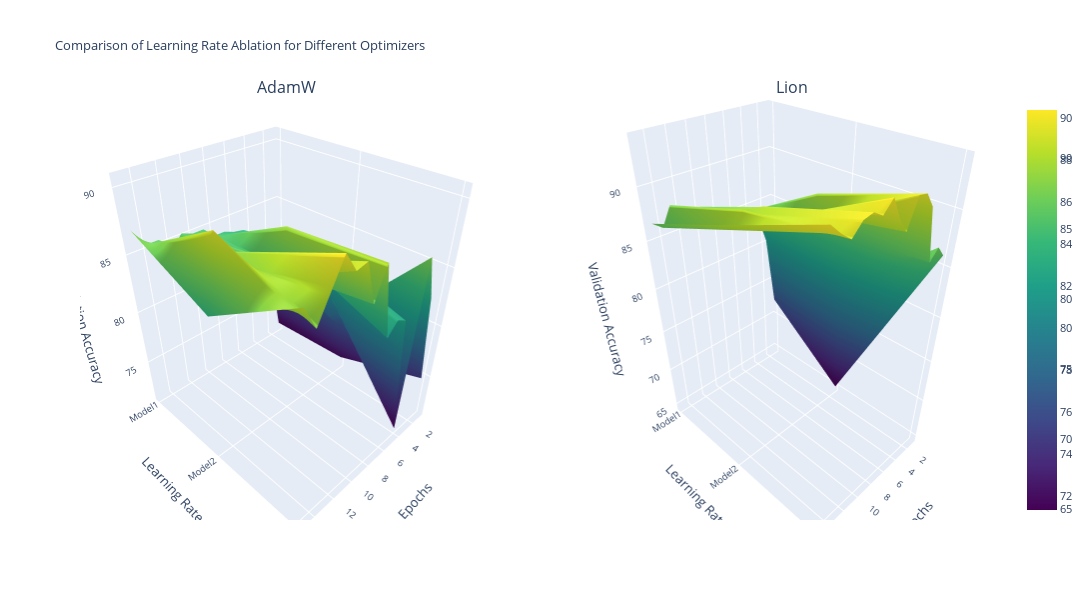

Write notebook code for a chart like this one.
### Code cell
import json
import numpy as np
import plotly.graph_objs as go
from plotly.subplots import make_subplots

file_names = [
    "adamW_modelArchirecture_ablation_valid_accuracy.json",
    "lion_modelArchirecture_ablation_valid_accuracy.json",
]
# Create a subplot with 1 row and 2 columns
fig = make_subplots(rows=1, cols=2, subplot_titles=["AdamW", "Lion"], 
                    specs=[[{'type': 'surface'}, {'type': 'surface'}]])

for index, file_name in enumerate(file_names[:2]):  # Take the first two files for demonstration
    with open(file_name, 'r') as file:
        data = json.load(file)

    title_info = file_name.split("_")
    optimizer = title_info[0]
    metric = title_info[-2]

    accuracy_data = np.array([values for lr, values in data.items()])
    epochs = np.arange(1, len(accuracy_data[0]) + 1)
    learning_rates = np.array([str(lr) for lr in data.keys()])

    trace = go.Surface(x=epochs, y=learning_rates, z=accuracy_data, colorscale='Viridis')

    # Add trace to subplot
    fig.add_trace(trace, row=1, col=index + 1)  # Add to the appropriate subplot

# Update layout for each subplot if needed
font_size = 10.5
fig.update_layout(
    title='Comparison of Learning Rate Ablation for Different Optimizers',
    titlefont=dict(size=font_size + 2),
    font=dict(size=font_size),
    height=600,  # You may need to adjust the height and width to fit all plots comfortably
    width=1300,
    scene=dict(
        xaxis_title='Epochs',
        yaxis_title='Learning Rate',
        zaxis_title='Validation Accuracy'
    ),
    scene2=dict(
        xaxis_title='Epochs',
        yaxis_title='Learning Rate',
        zaxis_title='Validation Accuracy'
    )
)

# Display the interactive plot
fig.show()

### Figure 1 — Plotly figure (JSON) as saved in the notebook; plotly's stock layout.template omitted (floating-point values rounded to 4 significant figures)
{"data": [{"colorscale": [[0, "#440154"], [0.1111, "#482878"], [0.2222, "#3e4989"], [0.3333, "#31688e"], [0.4444, "#26828e"], [0.5556, "#1f9e89"], [0.6667, "#35b779"], [0.7778, "#6ece58"], [0.8889, "#b5de2b"], [1, "#fde725"]], "scene": "scene", "type": "surface", "x": [1, 2, 3, 4, 5, 6, 7, 8, 9, 10, 11, 12, 13, 14, 15], "y": ["Model1", "Model2", "Model3"], "z": [[71.69, 78.4, 81.13, 82.58, 83.48, 83.67, 84.03, 84.03, 84.94, 84.94, 85.3, 84.39, 85.48, 85.48, 86.93], [72.05, 76.59, 77.68, 81.67, 84.94, 85.48, 85.12, 87.66, 84.75, 86.03, 84.94, 87.3, 86.75, 89.47, 83.85], [74.77, 82.94, 86.57, 71.32, 82.58, 83.12, 82.21, 88.2, 85.84, 89.11, 88.93, 90.38, 88.57, 86.75, 88.57]]}, {"colorscale": [[0, "#440154"], [0.1111, "#482878"], [0.2222, "#3e4989"], [0.3333, "#31688e"], [0.4444, "#26828e"], [0.5556, "#1f9e89"], [0.6667, "#35b779"], [0.7778, "#6ece58"], [0.8889, "#b5de2b"], [1, "#fde725"]], "scene": "scene2", "type": "surface", "x": [1, 2, 3, 4, 5, 6, 7, 8, 9, 10, 11, 12, 13, 14, 15], "y": ["Model1", "Model2", "Model3"], "z": [[72.23, 80.4, 83.3, 84.03, 84.57, 85.12, 84.75, 86.03, 85.84, 86.75, 86.21, 85.66, 87.84, 86.03, 86.75], [64.97, 78.58, 85.48, 87.66, 89.47, 87.48, 88.57, 89.11, 88.75, 89.84, 90.2, 89.84, 90.56, 89.29, 90.02], [86.03, 87.11, 86.21, 91.11, 92.38, 92.56, 90.2, 91.47, 93.28, 92.38, 92.92, 92.74, 91.83, 92.56, 93.47]]}], "layout": {"annotations": [{"font": {"size": 16}, "showarrow": false, "text": "AdamW", "x": 0.225, "xanchor": "center", "xref": "paper", "y": 1, "yanchor": "bottom", "yref": "paper"}, {"font": {"size": 16}, "showarrow": false, "text": "Lion", "x": 0.775, "xanchor": "center", "xref": "paper", "y": 1, "yanchor": "bottom", "yref": "paper"}], "font": {"size": 10.5}, "height": 600, "scene": {"domain": {"x": [0, 0.45], "y": [0, 1]}, "xaxis": {"title": {"text": "Epochs"}}, "yaxis": {"title": {"text": "Learning Rate"}}, "zaxis": {"title": {"text": "Validation Accuracy"}}}, "scene2": {"domain": {"x": [0.55, 1], "y": [0, 1]}, "xaxis": {"title": {"text": "Epochs"}}, "yaxis": {"title": {"text": "Learning Rate"}}, "zaxis": {"title": {"text": "Validation Accuracy"}}}, "title": {"font": {"size": 12.5}, "text": "Comparison of Learning Rate Ablation for Different Optimizers"}, "width": 1300}}
